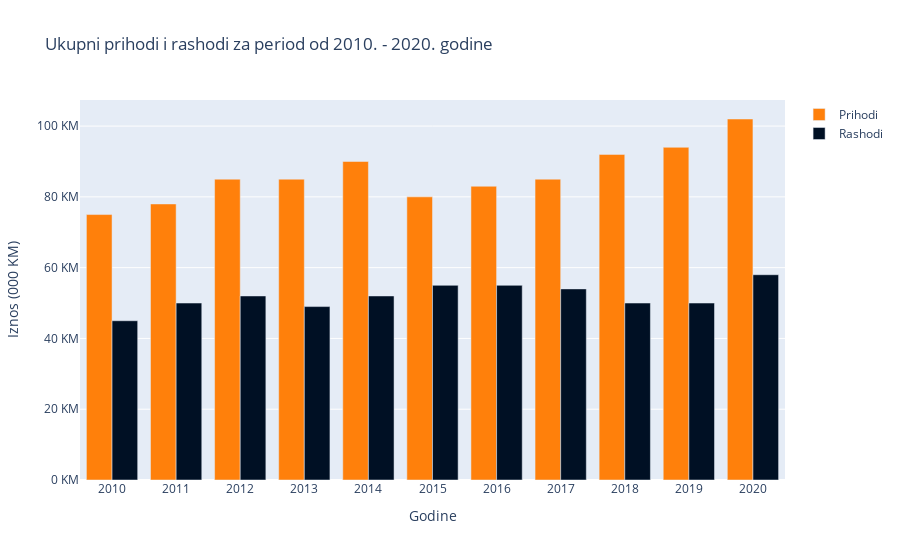

Write notebook code for a chart like this one.
### Markdown cell above
Nakon što smo izveli kolone Bruto dobiti, poreza i neto dobiti, imamo dobru polaznu tačku da vidimo kako je kompanija poslovala u ovih 10 godina. Gledajući u ove brojeve ne možemo mnogo informacija da dobijemo, međutim kada to vizualiziramo vrlo lako ćemo primjetiti trendove koje je organizacija pratila u ovom vremenskom periodu.

### Code cell
data = [
    go.Bar(x = dataSet.index, y = dataSet["Prihodi"], name = "Prihodi", marker = {"color": "#FF800B"},
            hovertemplate = "Prihodi <br>%{x}: %{y:,.0f} KM<extra></extra>"),
    
    go.Bar(x = dataSet.index, y = dataSet["Rashodi"], name = "Rashodi", marker = {"color": "#001024"},
        hovertemplate = "Rashodi<br>%{x}: %{y:,.0f} KM<extra></extra>")
]

layout = go.Layout(
    title = "Ukupni prihodi i rashodi za period od 2010. - 2020. godine",
    xaxis = {
        "title": "Godine",
        "tickmode": "array", "tickvals": [2010, 2011, 2012, 2013, 2014, 2015, 2016, 2017, 2018, 2019, 2020]
    },
    yaxis = {
        "title": "Iznos (000 KM)",
        "tickmode": "array", 
        "ticktext": ["0 KM", "20 KM", "40 KM", "60 KM", "80 KM", "100 KM", "120 KM", "140 KM", "160 KM"],
        "tickvals": [0, 20000, 40000, 60000, 80000, 100000, 120000, 140000, 160000], "ticksuffix": "KM"
    },
    barmode = "group",
    hoverlabel = {
        "bgcolor": "#ffffff",
        "font_size": 16,
    },
)

fig = go.Figure(data = data, layout = layout)
fig.show()

### Figure 1 — Plotly figure (JSON) as saved in the notebook; plotly's stock layout.template omitted (floating-point values rounded to 4 significant figures)
{"data": [{"hovertemplate": "Prihodi <br>%{x}: %{y:,.0f} KM<extra></extra>", "marker": {"color": "#FF800B"}, "name": "Prihodi", "type": "bar", "x": [2010, 2011, 2012, 2013, 2014, 2015, 2016, 2017, 2018, 2019, 2020], "y": [75000, 78000, 85000, 85000, 90000, 80000, 83000, 85000, 92000, 94000, 102000]}, {"hovertemplate": "Rashodi<br>%{x}: %{y:,.0f} KM<extra></extra>", "marker": {"color": "#001024"}, "name": "Rashodi", "type": "bar", "x": [2010, 2011, 2012, 2013, 2014, 2015, 2016, 2017, 2018, 2019, 2020], "y": [45000, 50000, 52000, 49000, 52000, 55000, 55000, 54000, 50000, 50000, 58000]}], "layout": {"barmode": "group", "hoverlabel": {"bgcolor": "#ffffff", "font": {"size": 16}}, "title": {"text": "Ukupni prihodi i rashodi za period od 2010. - 2020. godine"}, "xaxis": {"tickmode": "array", "tickvals": [2010, 2011, 2012, 2013, 2014, 2015, 2016, 2017, 2018, 2019, 2020], "title": {"text": "Godine"}}, "yaxis": {"tickmode": "array", "ticksuffix": "KM", "ticktext": ["0 KM", "20 KM", "40 KM", "60 KM", "80 KM", "100 KM", "120 KM", "140 KM", "160 KM"], "tickvals": [0, 20000, 40000, 60000, 80000, 100000, 120000, 140000, 160000], "title": {"text": "Iznos (000 KM)"}}}}
